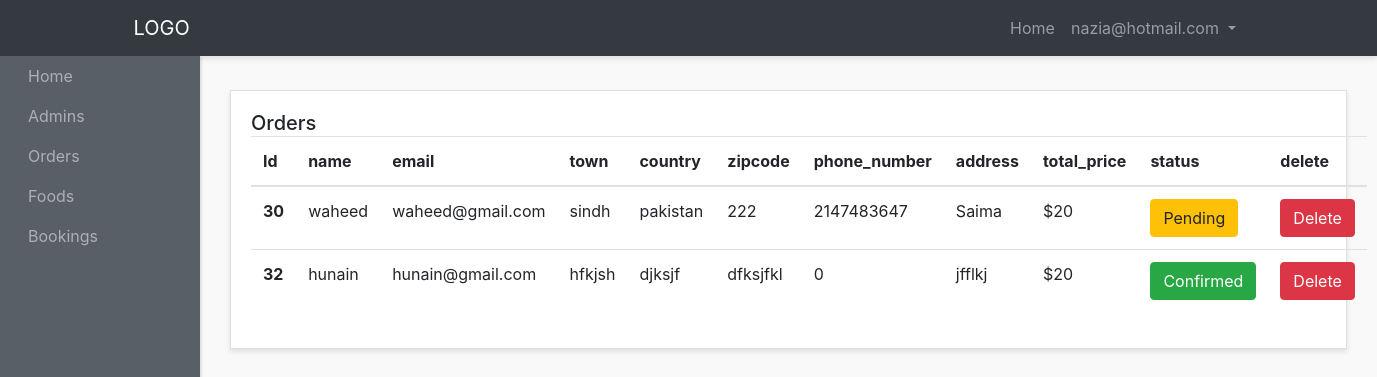
The page /admin-panel/orders-admins/show-orders.php (signed in) on the database its author committed.
### tables this page shows
CREATE TABLE `orders` (
  `id` int(11) NOT NULL,
  `name` varchar(50) NOT NULL,
  `email` varchar(50) NOT NULL,
  `town` varchar(30) NOT NULL,
  `country` varchar(30) NOT NULL,
  `zipcode` varchar(30) NOT NULL,
  `phone` int(30) NOT NULL,
  `address` varchar(50) NOT NULL,
  `total_price` int(40) NOT NULL,
  `status` varchar(50) NOT NULL DEFAULT 'Pending',
  `user_id` varchar(40) NOT NULL,
  `created_at` timestamp NOT NULL DEFAULT current_timestamp()
);

### libs/App.php (called while the page is built, shortened)
<?php
    class App{
        public $host = HOST;
        public $dbname = DBNAME;
        public $user = USER;
        public $password = PASS;
        public $link;
        public function connect(){
            $this->link = new PDO("mysql:host=".$this->host.";dbname=".$this->dbname."", $this->user , $this->password);
         }
        public function selectAll($querrry){
            $rows = $this->link->query($querrry);
            $rows->execute();
            $allRows = $rows->fetchAll(PDO::FETCH_OBJ);
            if($allRows){
                return $allRows;
            }
            else{
                return false;
                echo "kuch nahi hai";
            }
        }
    }
?>

### admin-panel/orders-admins/show-orders.php (the view, shortened to what this page needs)
<?php require "../../libs/App.php"; ?>
<?php require "../layout/header.php"; ?>
<?php
$querryo = "SELECT * FROM orders";
$obj = new App;
$obj->validatingSessionAdminInside();
$orders = $obj->selectAll($querryo);
?>
    <div class="container-fluid">
          <div class="row">
        <div class="col">
          <div class="card">
            <div class="card-body">
              <h5 class="card-title mb-4 d-inline">Orders</h5>
              <table class="table">
                <thead>
                  <tr>
                    <th scope="col">Id</th>
                    <th scope="col">name</th>
                    <th scope="col">email</th>
                    <th scope="col">town</th>
                    <th scope="col">country</th>
                    <th scope="col">zipcode</th>
                    <th scope="col">phone_number</th>
                    <th scope="col">address</th>
                    <th scope="col">total_price</th>
                    <th scope="col">status</th>
                    <th scope="col">delete</th>
                  </tr>
                </thead>
                <tbody>
                <?php if($orders == true) : ?>
                  <?php foreach ($orders as $order) : ?>
                  <tr>
                    <th scope="row"><?php echo $order->id; ?></th>
                    <td><?php echo $order->name; ?></td>
                    <td><?php echo $order->email; ?></td>
                    <td><?php echo $order->town; ?></td>
                    <td><?php echo $order->country; ?></td>
                    <td>
                    <?php echo $order->zipcode; ?>
                    </td>
                    <td><?php echo $order->phone; ?></td>
                    <td><?php echo $order->address; ?> </td>
                    <td>$<?php echo $order->total_price; ?></td>
                  <?php if($order->status == "Pending"): ?>
                    <td><a href="<?php echo ADMINURL ; ?>/orders-admins/order-status.php?id=<?php echo $order->id; ?>" class="btn btn-warning  text-center "><?php echo $order->status; ?></a></td>
                  <?php else: ?>
                    <td><a href="<?php echo ADMINURL ; ?>/orders-admins/order-status.php?id=<?php echo $order->id; ?>" class="btn btn-success  text-center "><?php echo $order->status; ?></a></td>
                    <?php endif ;?>
                     <td><a href="<?php echo ADMINURL ; ?>/delete-orders.php?id=<?php echo $order->id; ?>" class="btn btn-danger  text-center ">Delete</a></td>
                  </tr>
                  <?php endforeach; ?>
                </tbody>
                <?php else: ?>
                  <h2 style="color:red">NO ORDERS YET </h2>
              </table>
              <?php endif; ?>
<?php require "../layout/footer.php"; ?>

### admin-panel/styles/style.css (style rules this page uses)
body { background:#f9f9f9; }
.card { margin-bottom: 15px; border-radius:0; box-shadow: 0 3px 5px rgba(0,0,0,.1); }

### rows shown on the page
orders: id "30", name "waheed", email "waheed@gmail.com", town "sindh", country "pakistan", zipcode "222", phone "2147483647", address "Saima", total_price "20", status "Pending"
orders: id "32", name "hunain", email "hunain@gmail.com", town "hfkjsh", country "djksjf", zipcode "dfksjfkl", phone "0", address "jfflkj", total_price "20", status "Confirmed"

### other values the page prints
$_SESSION['email'] "nazia@hotmail.com"
